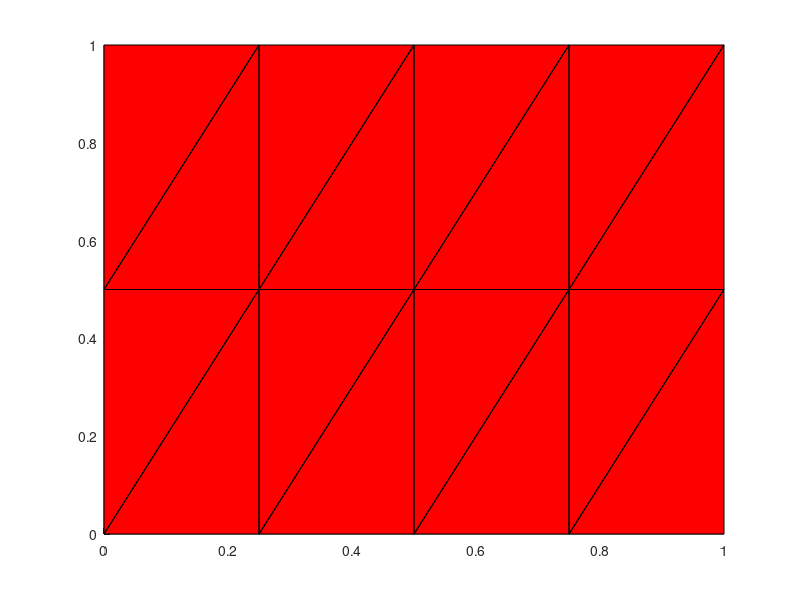
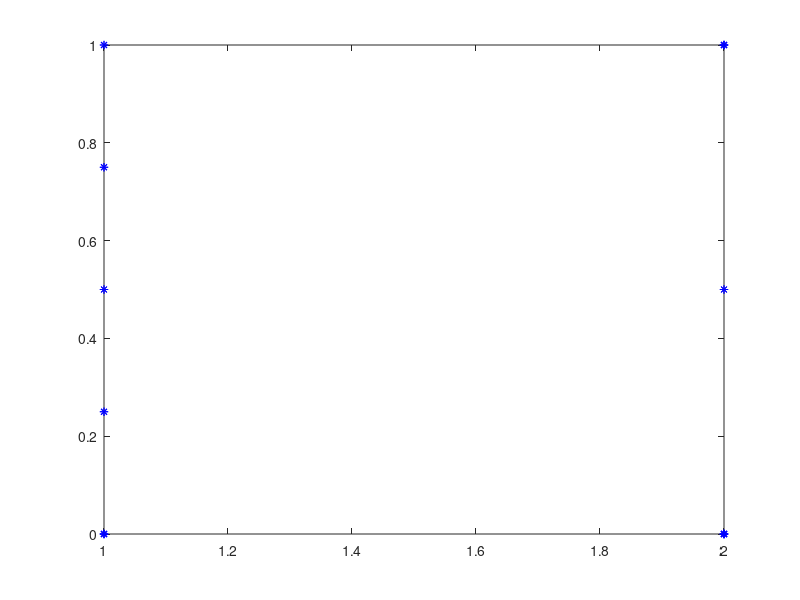

The MATLAB source for these figures, in order:
 % 
 x=0:0.25:1; y=0:0.5:1; [X,Y]=meshgrid(x,y); Z=0*X; 
  [V F] = surfToMesh(X, Y); 
 t=triangulateFaces(F); 
 figure(1); clf;   drawMesh(V, t);
 ec = meshEdges(V, t);
 inds = meshBoundaryEdgeIndices(V, ec, t);
 e=ec(inds,:); 
 ep = V(e(:,1), :);  
 figure(2); clf; plot(ep', '*', 'color', 'b');